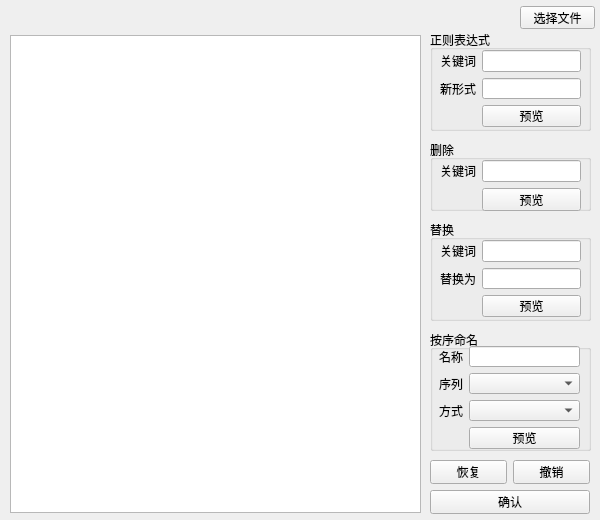
<?xml version="1.0" encoding="UTF-8"?>
<ui version="4.0">
 <class>Form</class>
 <widget class="QWidget" name="Form">
  <property name="geometry">
   <rect>
    <x>0</x>
    <y>0</y>
    <width>600</width>
    <height>520</height>
   </rect>
  </property>
  <property name="windowTitle">
   <string>Name_Changer</string>
  </property>
  <property name="windowIcon">
   <iconset>
    <normaloff>logo.ico</normaloff>logo.ico</iconset>
  </property>
  <widget class="QListWidget" name="listWidget">
   <property name="geometry">
    <rect>
     <x>10</x>
     <y>35</y>
     <width>411</width>
     <height>478</height>
    </rect>
   </property>
  </widget>
  <widget class="QLabel" name="label">
   <property name="geometry">
    <rect>
     <x>10</x>
     <y>10</y>
     <width>501</width>
     <height>16</height>
    </rect>
   </property>
   <property name="text">
    <string/>
   </property>
  </widget>
  <widget class="QPushButton" name="pushButton">
   <property name="geometry">
    <rect>
     <x>520</x>
     <y>6</y>
     <width>75</width>
     <height>23</height>
    </rect>
   </property>
   <property name="text">
    <string>选择文件</string>
   </property>
  </widget>
  <widget class="QGroupBox" name="groupBox">
   <property name="geometry">
    <rect>
     <x>430</x>
     <y>30</y>
     <width>161</width>
     <height>101</height>
    </rect>
   </property>
   <property name="title">
    <string>正则表达式</string>
   </property>
   <widget class="QWidget" name="formLayoutWidget">
    <property name="geometry">
     <rect>
      <x>10</x>
      <y>20</y>
      <width>141</width>
      <height>77</height>
     </rect>
    </property>
    <layout class="QFormLayout" name="formLayout">
     <item row="0" column="0">
      <widget class="QLabel" name="label_2">
       <property name="text">
        <string>关键词</string>
       </property>
      </widget>
     </item>
     <item row="1" column="0">
      <widget class="QLabel" name="label_3">
       <property name="text">
        <string>新形式</string>
       </property>
      </widget>
     </item>
     <item row="0" column="1">
      <widget class="QLineEdit" name="lineEdit"/>
     </item>
     <item row="1" column="1">
      <widget class="QLineEdit" name="lineEdit_2"/>
     </item>
     <item row="2" column="1">
      <widget class="QPushButton" name="pushButton_6">
       <property name="text">
        <string>预览</string>
       </property>
      </widget>
     </item>
    </layout>
   </widget>
  </widget>
  <widget class="QGroupBox" name="groupBox_2">
   <property name="geometry">
    <rect>
     <x>430</x>
     <y>140</y>
     <width>161</width>
     <height>71</height>
    </rect>
   </property>
   <property name="title">
    <string>删除</string>
   </property>
   <widget class="QWidget" name="formLayoutWidget_2">
    <property name="geometry">
     <rect>
      <x>10</x>
      <y>20</y>
      <width>141</width>
      <height>51</height>
     </rect>
    </property>
    <layout class="QFormLayout" name="formLayout_2">
     <item row="0" column="0">
      <widget class="QLabel" name="label_4">
       <property name="text">
        <string>关键词</string>
       </property>
      </widget>
     </item>
     <item row="0" column="1">
      <widget class="QLineEdit" name="lineEdit_3"/>
     </item>
     <item row="1" column="1">
      <widget class="QPushButton" name="pushButton_8">
       <property name="text">
        <string>预览</string>
       </property>
      </widget>
     </item>
    </layout>
   </widget>
  </widget>
  <widget class="QGroupBox" name="groupBox_3">
   <property name="geometry">
    <rect>
     <x>430</x>
     <y>220</y>
     <width>161</width>
     <height>101</height>
    </rect>
   </property>
   <property name="title">
    <string>替换</string>
   </property>
   <widget class="QWidget" name="formLayoutWidget_3">
    <property name="geometry">
     <rect>
      <x>10</x>
      <y>20</y>
      <width>141</width>
      <height>77</height>
     </rect>
    </property>
    <layout class="QFormLayout" name="formLayout_3">
     <item row="0" column="0">
      <widget class="QLabel" name="label_5">
       <property name="text">
        <string>关键词</string>
       </property>
      </widget>
     </item>
     <item row="1" column="0">
      <widget class="QLabel" name="label_6">
       <property name="text">
        <string>替换为</string>
       </property>
      </widget>
     </item>
     <item row="0" column="1">
      <widget class="QLineEdit" name="lineEdit_4"/>
     </item>
     <item row="1" column="1">
      <widget class="QLineEdit" name="lineEdit_5"/>
     </item>
     <item row="2" column="1">
      <widget class="QPushButton" name="pushButton_7">
       <property name="text">
        <string>预览</string>
       </property>
      </widget>
     </item>
    </layout>
   </widget>
  </widget>
  <widget class="QGroupBox" name="groupBox_4">
   <property name="geometry">
    <rect>
     <x>430</x>
     <y>330</y>
     <width>161</width>
     <height>121</height>
    </rect>
   </property>
   <property name="title">
    <string>按序命名</string>
   </property>
   <widget class="QWidget" name="formLayoutWidget_4">
    <property name="geometry">
     <rect>
      <x>9</x>
      <y>16</y>
      <width>141</width>
      <height>103</height>
     </rect>
    </property>
    <layout class="QFormLayout" name="formLayout_4">
     <item row="1" column="0">
      <widget class="QLabel" name="label_7">
       <property name="text">
        <string>序列</string>
       </property>
      </widget>
     </item>
     <item row="2" column="0">
      <widget class="QLabel" name="label_8">
       <property name="text">
        <string>方式</string>
       </property>
      </widget>
     </item>
     <item row="1" column="1">
      <widget class="QComboBox" name="comboBox"/>
     </item>
     <item row="2" column="1">
      <widget class="QComboBox" name="comboBox_2"/>
     </item>
     <item row="3" column="1">
      <widget class="QPushButton" name="pushButton_9">
       <property name="text">
        <string>预览</string>
       </property>
      </widget>
     </item>
     <item row="0" column="0">
      <widget class="QLabel" name="label_9">
       <property name="text">
        <string>名称</string>
       </property>
      </widget>
     </item>
     <item row="0" column="1">
      <widget class="QLineEdit" name="lineEdit_6"/>
     </item>
    </layout>
   </widget>
  </widget>
  <widget class="QWidget" name="gridLayoutWidget">
   <property name="geometry">
    <rect>
     <x>430</x>
     <y>460</y>
     <width>160</width>
     <height>54</height>
    </rect>
   </property>
   <layout class="QGridLayout" name="gridLayout">
    <item row="0" column="0">
     <widget class="QPushButton" name="pushButton_2">
      <property name="text">
       <string>恢复</string>
      </property>
     </widget>
    </item>
    <item row="0" column="1">
     <widget class="QPushButton" name="pushButton_4">
      <property name="text">
       <string>撤销</string>
      </property>
     </widget>
    </item>
    <item row="1" column="0" colspan="2">
     <widget class="QPushButton" name="pushButton_5">
      <property name="text">
       <string>确认</string>
      </property>
     </widget>
    </item>
   </layout>
  </widget>
 </widget>
 <resources/>
 <connections/>
</ui>
